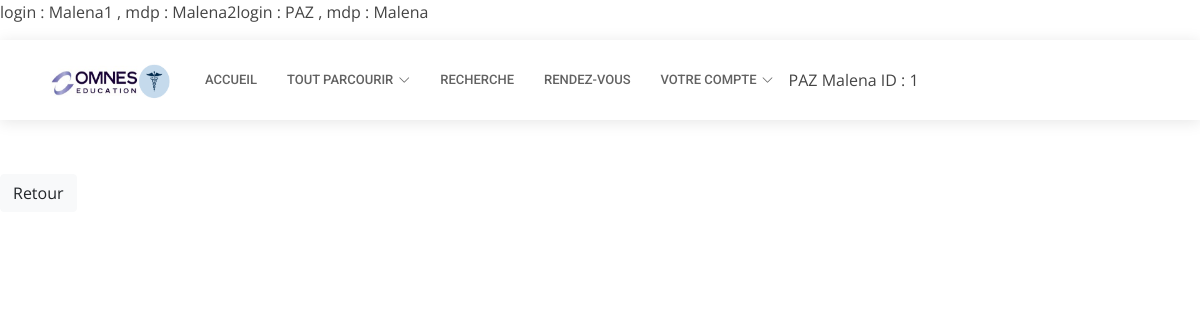
/MedecinSpecialiste.php (signed in), run on the app's committed database.
### tables this page shows
CREATE TABLE IF NOT EXISTS `patient` (
  `IDpatient` int(20) NOT NULL AUTO_INCREMENT,
  `NomPatient` varchar(30) NOT NULL,
  `PrenomPatient` varchar(30) NOT NULL,
  `Mdp` varchar(30) NOT NULL,
  `Login` varchar(30) NOT NULL,
  `AdressePatient` varchar(100) NOT NULL,
  `EmailPatient` varchar(50) NOT NULL,
  `NumPatient` varchar(20) NOT NULL,
  `NumCarteVitale` int(50) NOT NULL,
  `SpecialitePref` varchar(50) NOT NULL,
  `Ville` varchar(20) NOT NULL,
  `CodePostal` int(10) NOT NULL,
  `Pays` varchar(20) NOT NULL,
  `Photo` longblob NOT NULL,
  PRIMARY KEY (`IDpatient`)
);

### MedecinSpecialiste.php (the view, shortened to what this page needs)
<?php
$login = $_SESSION["login"];
$mdp = $_SESSION["mdp"];
echo "login : ".$login." , mdp : ".$mdp;
$Connexion = mysqli_connect('localhost', 'root', '','omnes sante' );
$sql = "SELECT * FROM patient WHERE Login LIKE '$login' AND
 Mdp LIKE '$mdp'";
$result = mysqli_query($Connexion,$sql);
while($data = mysqli_fetch_assoc($result)){
    $id = $data['IDpatient'];
    $nom = $data['NomPatient'];
    $prenom = $data['PrenomPatient'];
}
echo "login : ".$nom." , mdp : ".$prenom;
?>
<!doctype html>
<html lang="en">
  <head>
    <link rel="stylesheet" href=https://stackpath.bootstrapcdn.com/bootstrap/4.3.1/css/bootstrap.min.css>
    <link href="MedGene.css" rel="stylesheet" type="text/css"/>
  <link href="assets/vendor/fontawesome-free/css/all.min.css" rel="stylesheet">
  <link href="assets/vendor/animate.css/animate.min.css" rel="stylesheet">
  <link href="assets/vendor/aos/aos.css" rel="stylesheet">
  <link href="assets/vendor/bootstrap-icons/bootstrap-icons.css" rel="stylesheet">
  <link href="assets/vendor/boxicons/css/boxicons.min.css" rel="stylesheet">
  <link href="assets/vendor/glightbox/css/glightbox.min.css" rel="stylesheet">
  <link href="assets/vendor/swiper/swiper-bundle.min.css" rel="stylesheet">
  <link href="assets/css/style.css" rel="stylesheet">
  </head>
  <body>
  <header id="header" class="fixed-top">
    <div class="container d-flex align-items-center">
      <a href="index.html" class="logo me-auto"><img src="Omnes sante.png" alt="Omnes sante logo" height="280" width="130"></a>
      <nav id="navbar" class="navbar order-last order-lg-0">
        <ul>
          <li><a class="nav-link scrollto " href="accueilPat.php">Accueil</a></li>
          <li class="dropdown"><a href="#"><span>Tout parcourir</span> <i class="bi bi-chevron-down"></i></a>
          </li>
          <li><a class="nav-link scrollto" href="#services">Recherche</a></li>
          <li><a class="nav-link scrollto" href="#departments">Rendez-vous</a></li>
          <li class="dropdown"><a href="#"><span>Votre compte</span><i class="bi bi-chevron-down"></i></a>
            </li>
            <div class="col-sm">
                <?php echo $nom. ' '. $prenom ?>
                <?php echo "ID : " . $id ?>
                        </div>
        </ul>
      </nav>
    </div>
  </header>
        <a role="button" class="btn btn-light" href="accueil.html">Retour</a>
  </body>
</html>

### MedGene.css (style rules this page uses)
.btn-light { margin-right: 50px; }

### assets/css/style.css (style rules this page uses)
body { font-family: "Open Sans", sans-serif; color: #444444; }
a { color: #3fbbc0; text-decoration: none; }
#header { background: #fff; transition: all 0.5s; z-index: 997; padding: 20px 0; top: 40px; box-shadow: 0px 2px 15px rgba(0, 0, 0, 0.1); }
#header .logo { font-size: 28px; margin: 0; padding: 0; line-height: 1; font-weight: 600; letter-spacing: 0.5px; text-transform: uppercase; }
#header .logo img { max-height: 40px; }
.navbar { padding: 0; }
.navbar ul { margin: 0; padding: 0; display: flex; list-style: none; align-items: center; }
.navbar li { position: relative; }
.navbar a, .navbar a:focus { display: flex; align-items: center; justify-content: space-between; padding: 10px 0 10px 30px; font-family: "Roboto", sans-serif; font-size: 13px; color: #626262; white-space: nowrap; transition: 0.3s; text-transform: uppercase; font-weight: 500; }
.navbar a i, .navbar a:focus i { font-size: 12px; line-height: 0; margin-left: 5px; }

### data on the page
patient: NomPatient "PAZ", PrenomPatient "Malena", IDpatient "1"

### other printed values
$login "Malena1"
$mdp "Malena2"
